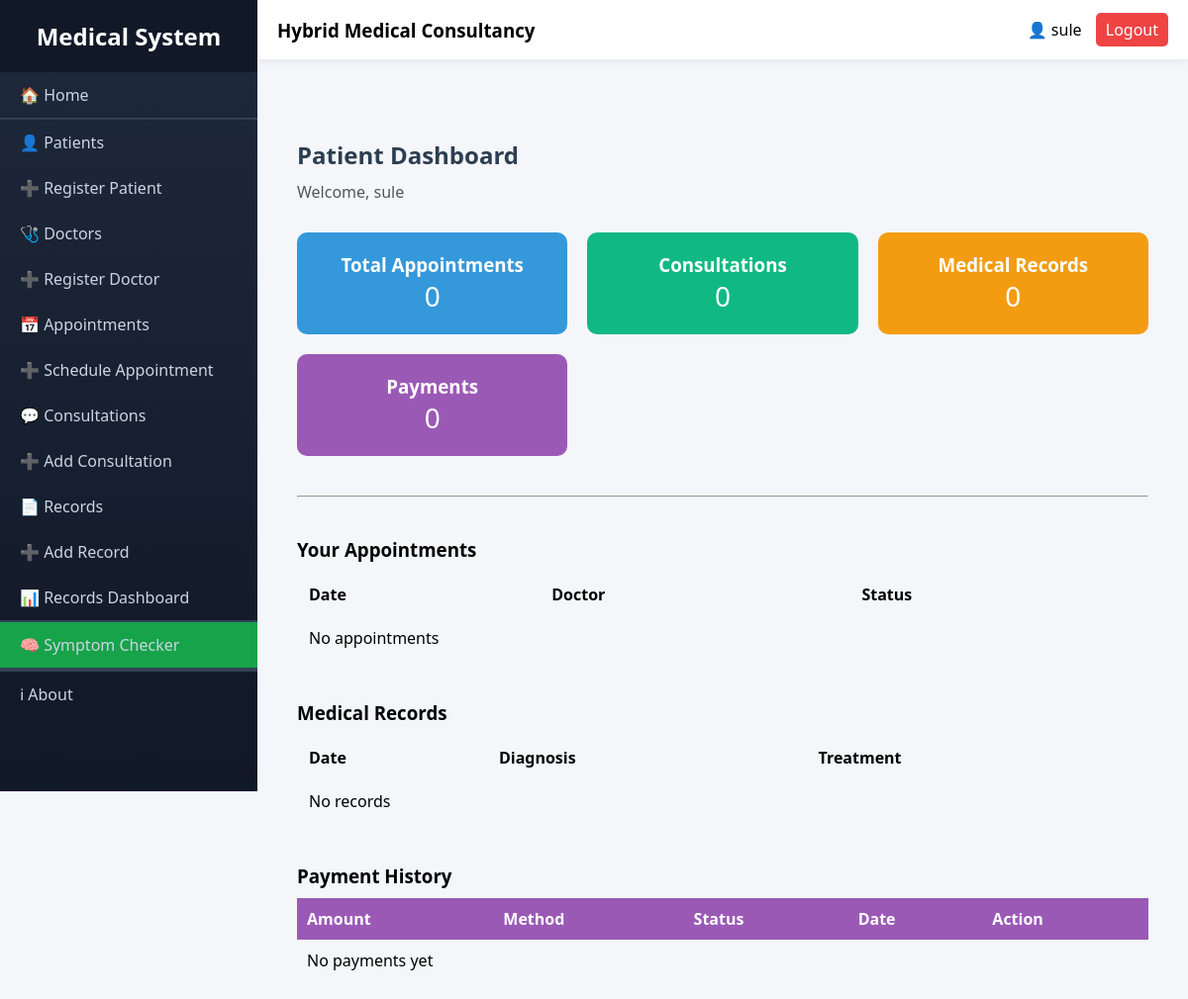
Page /patients/dashboard/ (signed in) on the earlier database version.
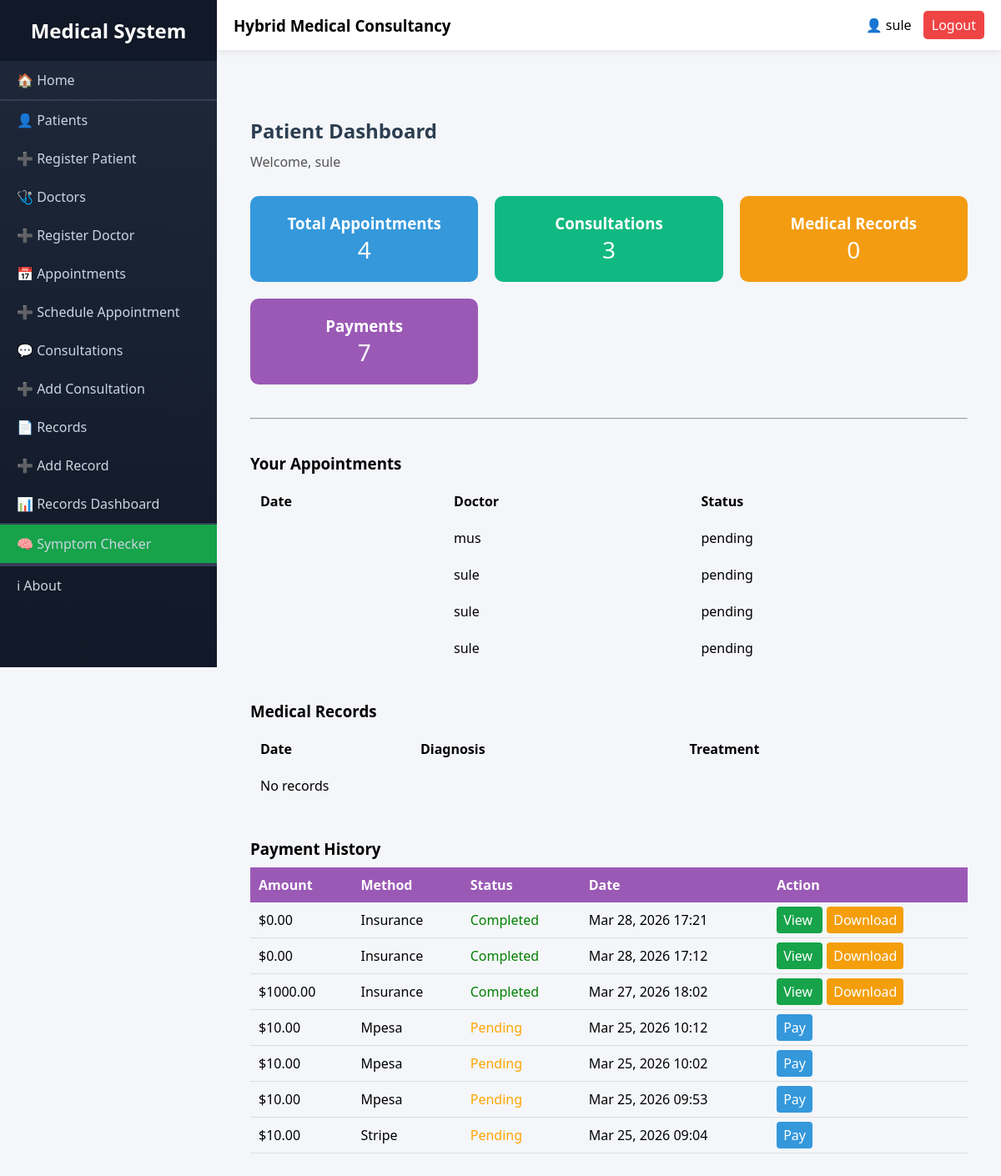
Same page on the later database version.
### appointment/models.py (models this page shows)
class Appointment(models.Model):
    patient = models.ForeignKey(User, on_delete=models.CASCADE)
    doctor = models.ForeignKey(User, on_delete=models.CASCADE, related_name='doctor_appointments')
    appointment_date=models.DateField()
    appointment_time = models.TimeField()
    reason = models.TextField(null=True)
    status = models.CharField(max_length=20, default='pending')
    fee = models.DecimalField(max_digits=6, decimal_places=2, default=10)  # default $50

### accounts/models.py (models this page shows, shortened)
class Payment(models.Model):
    PAYMENT_STATUS = [
        ('pending', 'Pending'),
        ('completed', 'Completed'),
        ('failed', 'Failed'),
    ]
    PAYMENT_METHODS = [
        ('cash', 'Cash'),
        ('insurance', 'Insurance'),
        ('mpesa', 'Mpesa'),
        ('stripe', 'Stripe'),
    ]
    appointment = models.OneToOneField(Appointment, on_delete=models.CASCADE, null=True, blank=True)
    consultation = models.OneToOneField(
        Consultation,
        on_delete=models.CASCADE,
        related_name='payment',
        null=True,
        blank=True
    )
    user = models.ForeignKey(User, on_delete=models.CASCADE)
    amount = models.DecimalField(max_digits=10, decimal_places=2)
    status = models.CharField(max_length=10, choices=PAYMENT_STATUS, default='pending')
    payment_method = models.CharField(max_length=50, choices=PAYMENT_METHODS, blank=True)
    transaction_id = models.CharField(max_length=100, blank=True)
    insurance_provider = models.CharField(max_length=100, blank=True, null=True)  # e.g., SHA
    insurance_number = models.CharField(max_length=100, blank=True, null=True)
    created_at = models.DateTimeField(auto_now_add=True)

### patients/views.py (the view)
# urls.py: path('dashboard/', views.patient_dashboard, name='patient_dashboard'),
def patient_dashboard(request):
    patient = request.user
    appointments = Appointment.objects.filter(patient=patient)
    consultations = Consultation.objects.filter(patient=patient)
    records = MedicalRecord.objects.filter(patient=patient)
    payments = Payment.objects.filter(user=patient).order_by('-created_at')  # latest first
    context = {
        'appointments': appointments,
        'consultations': consultations,
        'records': records,
        'payments': payments,  # new addition
    }
    return render(request, 'patients/patient_dashboard.html', context)

### patients/templates/patients/patient_dashboard.html (shortened to what the changed rows need)
{% extends "layout.html" %}
{% block content %}
<div style="max-width:1200px; margin:40px auto; padding:20px;">
    <h2 style="color:#2c3e50; margin-bottom:10px;">Patient Dashboard</h2>
    <div style="display:grid; grid-template-columns:repeat(auto-fit,minmax(220px,1fr)); gap:20px; margin-top:30px;">
        <div style="background:#3498db; color:white; padding:20px; border-radius:10px; text-align:center;">
            <h3>Total Appointments</h3>
            <p style="font-size:28px;">{{ appointments.count }}</p>
        </div>
        <div style="background:#10b981; color:white; padding:20px; border-radius:10px; text-align:center;">
            <h3>Consultations</h3>
            <p style="font-size:28px;">{{ consultations.count }}</p>
        </div>
        <div style="background:#9b59b6; color:white; padding:20px; border-radius:10px; text-align:center;">
            <h3>Payments</h3>
            <p style="font-size:28px;">{{ payments.count }}</p>
        </div>
    </div>
    <table style="width:100%; margin-top:10px;">
        <tr><th>Date</th><th>Doctor</th><th>Status</th></tr>
        {% for appointment in appointments %}
        <tr>
            <td>{{ appointment.date }}</td>
            <td>{{ appointment.doctor }}</td>
            <td>{{ appointment.status }}</td>
        </tr>
        {% empty %}
        <tr><td colspan="3">No appointments</td></tr>
        {% endfor %}
    </table>
    <table style="width:100%; margin-top:10px;">
        <tr><th>Date</th><th>Diagnosis</th><th>Treatment</th></tr>
    </table>
    <table style="width:100%; margin-top:10px; border-collapse:collapse;">
        <tr style="background:#9b59b6; color:white;">
            <th>Amount</th>
            <th>Method</th>
            <th>Status</th>
            <th>Date</th>
            <th>Action</th>
        </tr>
        {% for payment in payments %}
        <tr style="border-bottom:1px solid #ddd;">
            <td>${{ payment.amount }}</td>
            <td>{{ payment.payment_method|capfirst }}</td>
            <td>
                {% if payment.status == 'completed' %}
                    <span style="color:green;">Completed</span>
                {% elif payment.status == 'pending' %}
                    <span style="color:orange;">Pending</span>
                {% else %}
                    <span style="color:red;">Failed</span>
                {% endif %}
            </td>
            <td>{{ payment.created_at|date:"M d, Y H:i" }}</td>
            <td>
                {% if payment.status == 'pending' %}
                    <a href="{% url 'accounts:payment_page' payment.id %}"
                       style="background:#3498db; color:white; padding:5px 8px; text-decoration:none; border-radius:4px;">
                        Pay
                    </a>
                {% elif payment.status == 'completed' %}
                    <a href="{% url 'accounts:view_receipt' payment.id %}"
                       style="background:#16a34a; color:white; padding:5px 8px; text-decoration:none; border-radius:4px;">
                        View
                    </a>
                    <a href="{% url 'accounts:download_receipt' payment.id %}"
                       style="background:#f59e0b; color:white; padding:5px 8px; text-decoration:none; border-radius:4px; margin-left:5px;">
                        Download
                    </a>
                {% else %}
                    -
                {% endif %}
            </td>
        </tr>
        {% empty %}
        <tr><td colspan="5">No payments yet</td></tr>
        {% endfor %}
    </table>
</div>
{% endblock %}

Differences in the rows shown:
added Appointment: doctor "mus", status "pending"
added Appointment: doctor "sule", status "pending"
added Appointment: doctor "sule", status "pending"
added Appointment: doctor "sule", status "pending"
added Payment: amount "0.00", payment_method "Insurance", status "Completed", created_at "Mar 28, 2026 17:21"
added Payment: amount "0.00", payment_method "Insurance", status "Completed", created_at "Mar 28, 2026 17:12"
added Payment: amount "1000.00", payment_method "Insurance", status "Completed", created_at "Mar 27, 2026 18:02"
added Payment: amount "10.00", payment_method "Mpesa", status "Pending", created_at "Mar 25, 2026 10:12"
added Payment: amount "10.00", payment_method "Mpesa", status "Pending", created_at "Mar 25, 2026 10:02"
added Payment: amount "10.00", payment_method "Mpesa", status "Pending", created_at "Mar 25, 2026 09:53"
added Payment: amount "10.00", payment_method "Stripe", status "Pending", created_at "Mar 25, 2026 09:04"
Other differences:
{{ appointments.count }}: "0" → "4"
{{ consultations.count }}: "0" → "3"
{{ payments.count }}: "0" → "7"
text no longer shown: "No appointments No payments yet"
